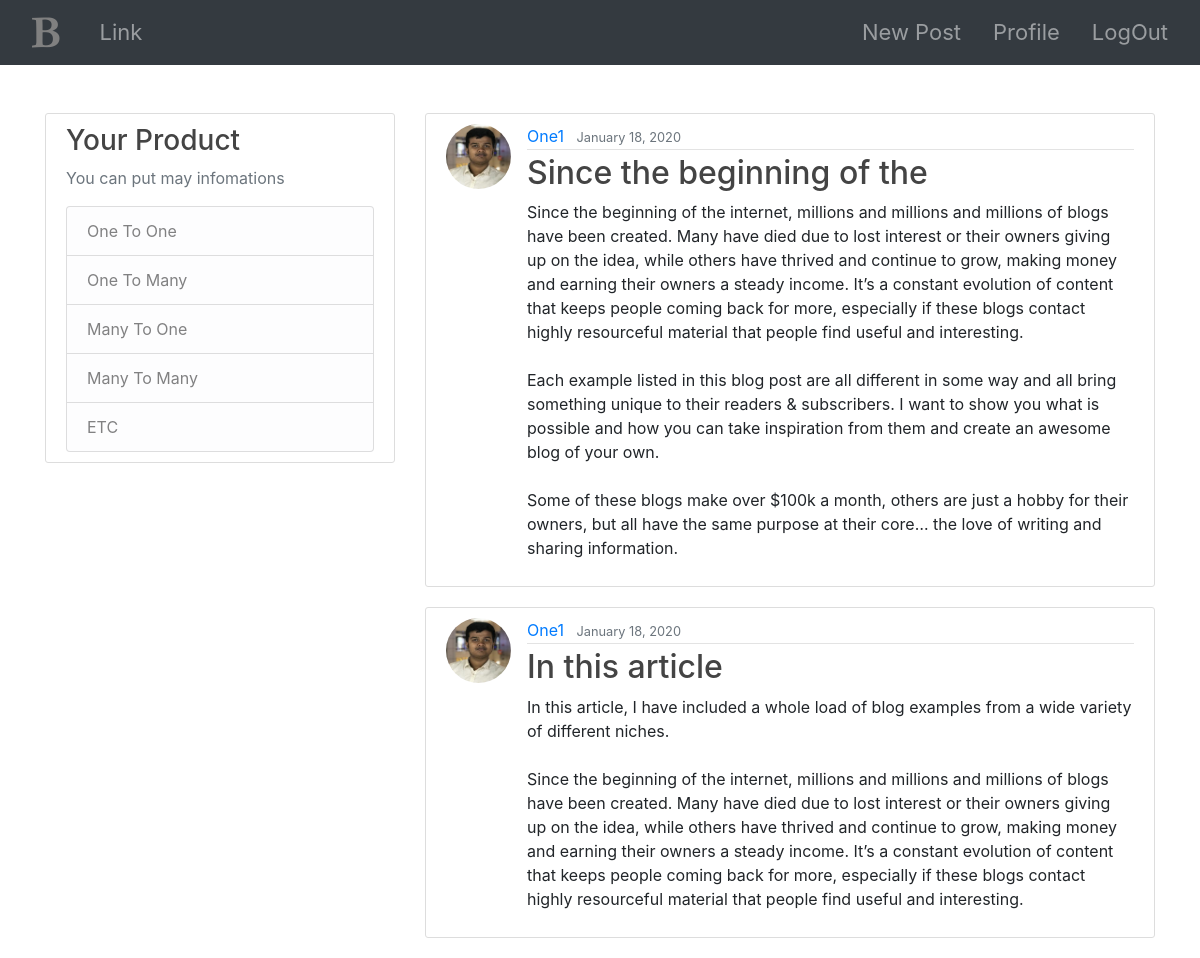
Screenshot of / (signed in) with the database file from the repository.
### bdBlog/models.py (models this page shows, shortened)
class Post(models.Model):
    title = models.CharField(max_length=222)
    context = models.TextField()
    data_field = models.DateTimeField(auto_now_add=True)
    author = models.ForeignKey(User,on_delete=models.CASCADE)

### users/models.py (models this page shows, shortened)
class Profile(models.Model):
    user = models.OneToOneField(User, on_delete=models.CASCADE)
    image = models.ImageField(default='default.png', upload_to='profile_pics')

### bdBlog/views.py (the view)
# urls.py: path('', views.PostListView.as_view(),name ='home'),
class PostListView(ListView):
    model = Post
    template_name = 'home/home.html'
    context_object_name = 'posts'
    ordering = ['-data_field']
    paginate_by = 2

### templates/home/home.html (shortened to what this page needs)
{% extends 'base.html' %}
{% block content %}
    {% for post in posts %}
        <article class="media content-section">
            <img class="rounded-circle article-img" src="{{ post.author.profile.image.url }}">
            <div class="media-body">
                <div class="article-metadata">
                    <a class="mr-2" href="#">{{ post.author }}</a>
                    <small class="text-muted">{{ post.data_field|date:"F d, Y" }}</small>
                </div>
                <h2><a class="article-title" href="{% url 'detail' post.id %}">{{ post.title }}</a></h2>
                <p class="article-content">{{ post.context }}</p>
            </div>
        </article>
    {% endfor %}
{% endblock %}
{% block second_content %}
    <div class="content-section">
        <h3>Your Product</h3>
        <p class="text-muted"> You can put may infomations</p>
        <ul class="list-group">
            <li class="list-group-item list-group-item-light"> One To One </li>
            <li class="list-group-item list-group-item-light"> One To Many </li>
            <li class="list-group-item list-group-item-light"> Many To One </li>
            <li class="list-group-item list-group-item-light"> Many To Many </li>
            <li class="list-group-item list-group-item-light"> ETC </li>
        </ul>
    </div>
{% endblock %}

### static/css/style.css (style rules this page uses)
* { margin: 0; padding: 0; }
body { background: #fafafa; color: #333333; margin-top: 5rem; }
h1, h2, h3, h4, h5, h6 { color: #444444; }
ul { margin: 0; }
.content-section { background: #ffffff; padding: 10px 20px; border: 1px solid #dddddd; border-radius: 3px; margin-bottom: 20px; }
.article-title { color: #444444; }
.article-content { white-space: pre-line; }
.article-img { height: 65px; width: 65px; margin-right: 16px; }
.article-metadata { padding-bottom: 1px; margin-bottom: 4px; border-bottom: 1px solid #e3e3e3 }

### rows the page displays
Post: author.profile.image (picture), author "One1", data_field "January 18, 2020", title "Since the beginning of the", context "Since the beginning of the internet, millions and millions and millions of blogs have been created. Many have died due to lost interest or their owners giving up on the idea, while others have thrived and continue to grow, making money and earning their owners a steady income. It’s a constant evolution of content that keeps people coming back for more, especially if these blogs contact highly resourceful material that people find useful and interesting. Each example listed in this blog post are all different in some way and all bring something unique to their readers & subscribers. I want to show you what is possible and how you can take inspiration from them and create an awesome blog of…"
Post: author.profile.image (picture), author "One1", data_field "January 18, 2020", title "In this article", context "In this article, I have included a whole load of blog examples from a wide variety of different niches. Since the beginning of the internet, millions and millions and millions of blogs have been created. Many have died due to lost interest or their owners giving up on the idea, while others have thrived and continue to grow, making money and earning their owners a steady income. It’s a constant evolution of content that keeps people coming back for more, especially if these blogs contact highly resourceful material that people find useful and interesting."
